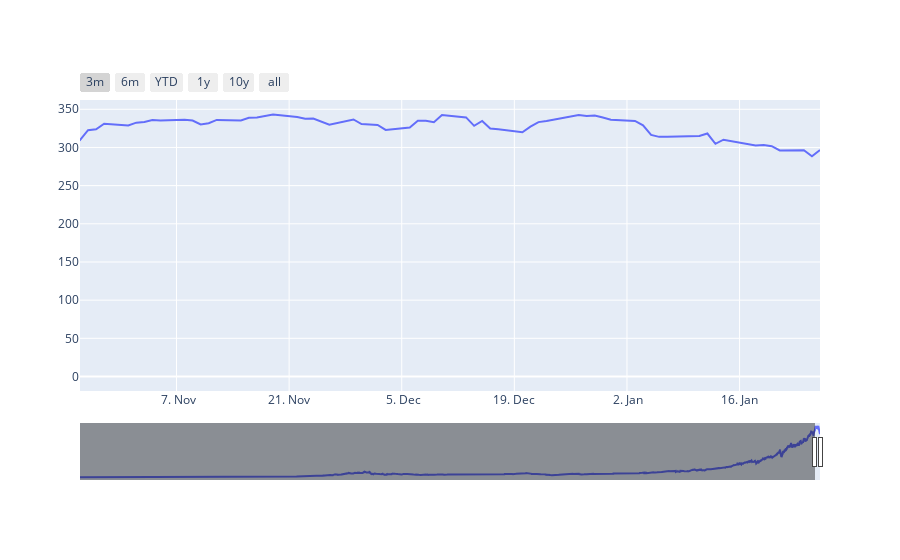

Notebook cell for this chart:
### Code cell
price_plot(df)

### Figure 1 — Plotly figure (JSON) as saved in the notebook; plotly's stock layout.template omitted (floating-point values rounded to 4 significant figures; data arrays with more than 128 entries replaced by an {"elided": "..."} marker saying what was removed)
{"data": [{"hovertemplate": "Precio de cierre: %{y}<extra></extra>", "type": "scatter", "x": {"elided": "9043 str values"}, "y": {"elided": "9043 float values"}}], "layout": {"autosize": true, "hovermode": "x unified", "xaxis": {"autorange": false, "range": ["2021-10-26", "2022-01-26"], "rangeselector": {"buttons": [{"count": 3, "label": "3m", "step": "month", "stepmode": "backward"}, {"count": 6, "label": "6m", "step": "month", "stepmode": "backward"}, {"count": 1, "label": "YTD", "step": "year", "stepmode": "todate"}, {"count": 1, "label": "1y", "step": "year", "stepmode": "backward"}, {"count": 10, "label": "10y", "step": "year", "stepmode": "backward"}, {"step": "all"}]}, "rangeslider": {"autorange": true, "range": ["1986-03-13", "2022-01-26"], "visible": true, "yaxis": {"_template": null, "range": [-19.0, 362.2], "rangemode": "auto"}}, "showspikes": true, "spikecolor": "#BFBFBF", "spikedash": "solid", "spikemode": "across+toaxis", "tickformatstops": [{"dtickrange": [86400000, 604800000], "value": "%e. %b"}, {"dtickrange": [604800000, "M1"], "value": "%e. %b"}, {"dtickrange": ["M1", "M12"], "value": "%b '%y"}, {"dtickrange": ["M12", null], "value": "%Y"}], "type": "date"}, "yaxis": {"autorange": true, "range": [-19.0, 362.2], "showspikes": true, "spikecolor": "#BFBFBF", "spikedash": "solid", "spikemode": "across+toaxis", "type": "linear"}}}
